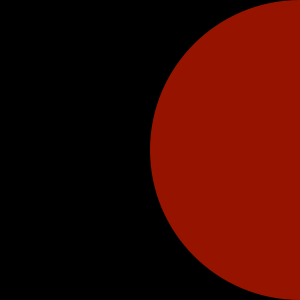
Frame 1 (no input)
Frame 60 (the mouse pressed at the canvas centre just before this capture): identical to frame 1, image omitted
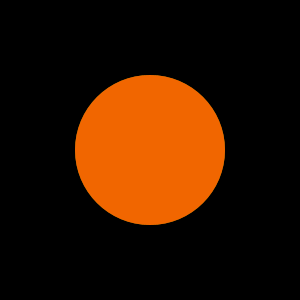
Frame 120 (the mouse held since frame 60 and released just before this capture)

The Processing sketch that drew these frames (run headless with seeded random() and noise(); from frame 60 on, the mouse is pressed at the canvas centre):

// Processing sketch: processing_92501
// ── processing_92501.pde

void setup() {  //setup function called initially, only once
  size(300, 300);
  smooth();
  noStroke();
  colorMode(HSB,360,100,100);

}

void draw() {  //draw function loops 
  float x= mouseX;
  float y= mouseY;
  float ix=width-mouseX;
  float iy=height-mouseY;
  background(0);
  fill(55,100,100,220);
  ellipse(x, height/2, y, y);
  fill(8,100,100,150);
  ellipse(ix, height/2,iy,iy);
}
